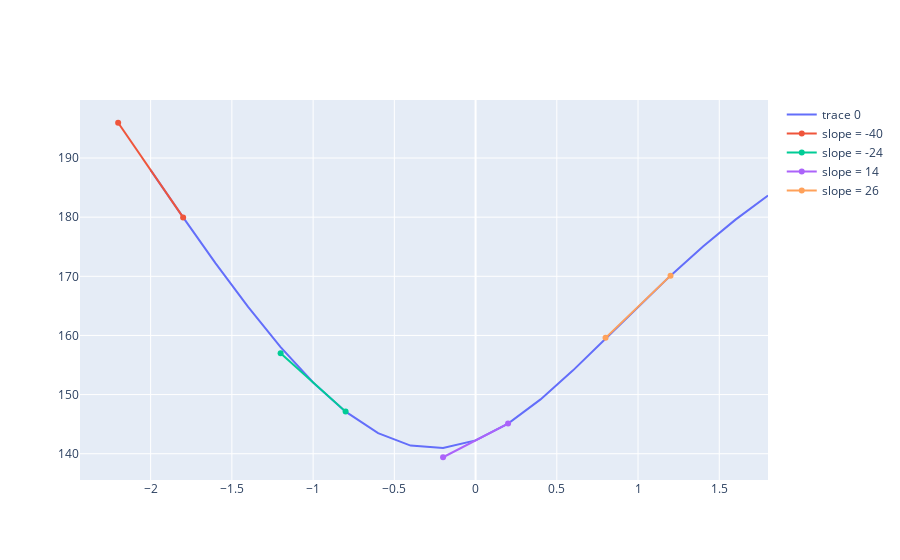

The cell this chart's notebook holds for it:
### Markdown cell above
To avoid trying every parameter, there is an important feature of the cost curve that we can take advantage of.  Take a look at the graph below, including the legend to the right of the plot.

### Code cell
import pandas as pd
import plotly.graph_objects as go
fig_dict = dict(pd.read_json("https://storage.googleapis.com/curriculum-assets/nn-from-scratch/cost_slopes.json", typ = 'dict'))
cost_curve_fig = go.Figure(fig_dict)
cost_curve_fig

### Figure 1 — Plotly figure (JSON) as saved in the notebook; plotly's stock layout.template omitted (floating-point values rounded to 4 significant figures)
{"data": [{"type": "scatter", "x": [-2, -1.8, -1.6, -1.4, -1.2, -1, -0.8, -0.6, -0.4, -0.2, 0, 0.2, 0.4, 0.6, 0.8, 1, 1.2, 1.4, 1.6, 1.8], "y": [188.0, 180.0, 172.2, 164.8, 158.0, 152.1, 147.1, 143.5, 141.4, 141.0, 142.2, 145.1, 149.2, 154.1, 159.4, 164.9, 170.1, 175.1, 179.6, 183.7]}, {"name": "slope = -40", "type": "scatter", "x": [-2.2, -1.8], "y": [196.0, 180.0]}, {"name": "slope = -24", "type": "scatter", "x": [-1.2, -0.8], "y": [157.0, 147.1]}, {"name": "slope = 14", "type": "scatter", "x": [-0.2, 0.2], "y": [139.4, 145.1]}, {"name": "slope = 26", "type": "scatter", "x": [0.8, 1.2], "y": [159.6, 170.1]}], "layout": {"autosize": true, "xaxis": {"autorange": true, "range": [-2.438, 1.8], "type": "linear"}, "yaxis": {"autorange": true, "range": [135.3, 200.1], "type": "linear"}}}
